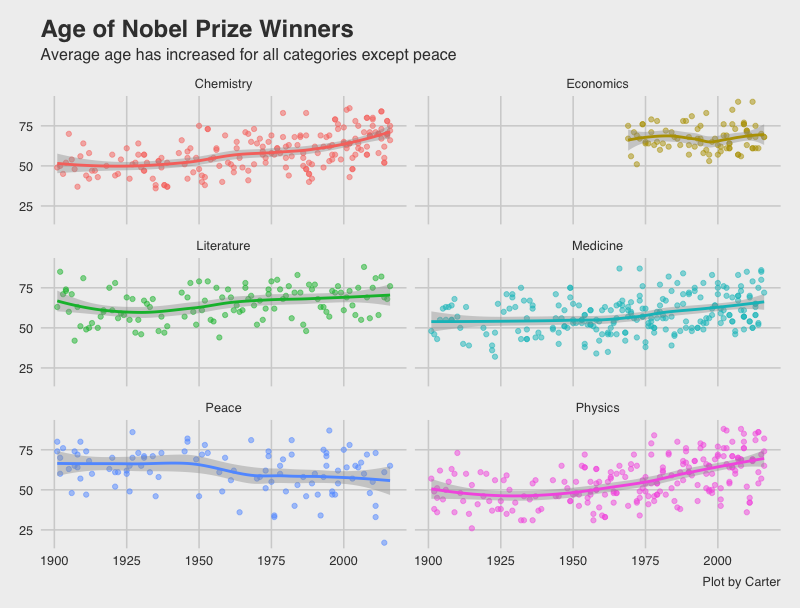

R code for this plot:
library(tidyverse)
library(lubridate)
library(ggthemes)

# import data
nobel_winners <- readr::read_csv("https://raw.githubusercontent.com/rfordatascience/tidytuesday/master/data/2019/2019-05-14/nobel_winners.csv")
nobel_winner_all_pubs <- readr::read_csv("https://raw.githubusercontent.com/rfordatascience/tidytuesday/master/data/2019/2019-05-14/nobel_winner_all_pubs.csv")

# turn prize year into a date
nobel_winners$prize_year_date <- ymd(paste(as.character(nobel_winners$prize_year),"-12-31", sep=""))

# create age at time of prize variable
nobel_winners$age <- interval(nobel_winners$birth_date, nobel_winners$prize_year_date) %>% 
  time_length(unit = "year") %>% round %>% as.numeric()

# plot data
p <- nobel_winners %>% arrange(prize_year) %>%
  filter(!is.na(age)) %>% 
  ggplot(aes(x = prize_year, y = age, color = category)) + 
  geom_point(alpha = 0.50) +
  geom_smooth(method = 'loess', formula = y ~ x) +
  facet_wrap(~ category, ncol = 2) +
  labs(x = "Year the Nobel Prize was awarded", y = "Age of prize winner",
       title = "Age of Nobel Prize Winners",
       subtitle = "Average age has increased for all categories except peace",
       caption = "Plot by Carter") + theme_fivethirtyeight()

p + theme(legend.position = "none")
